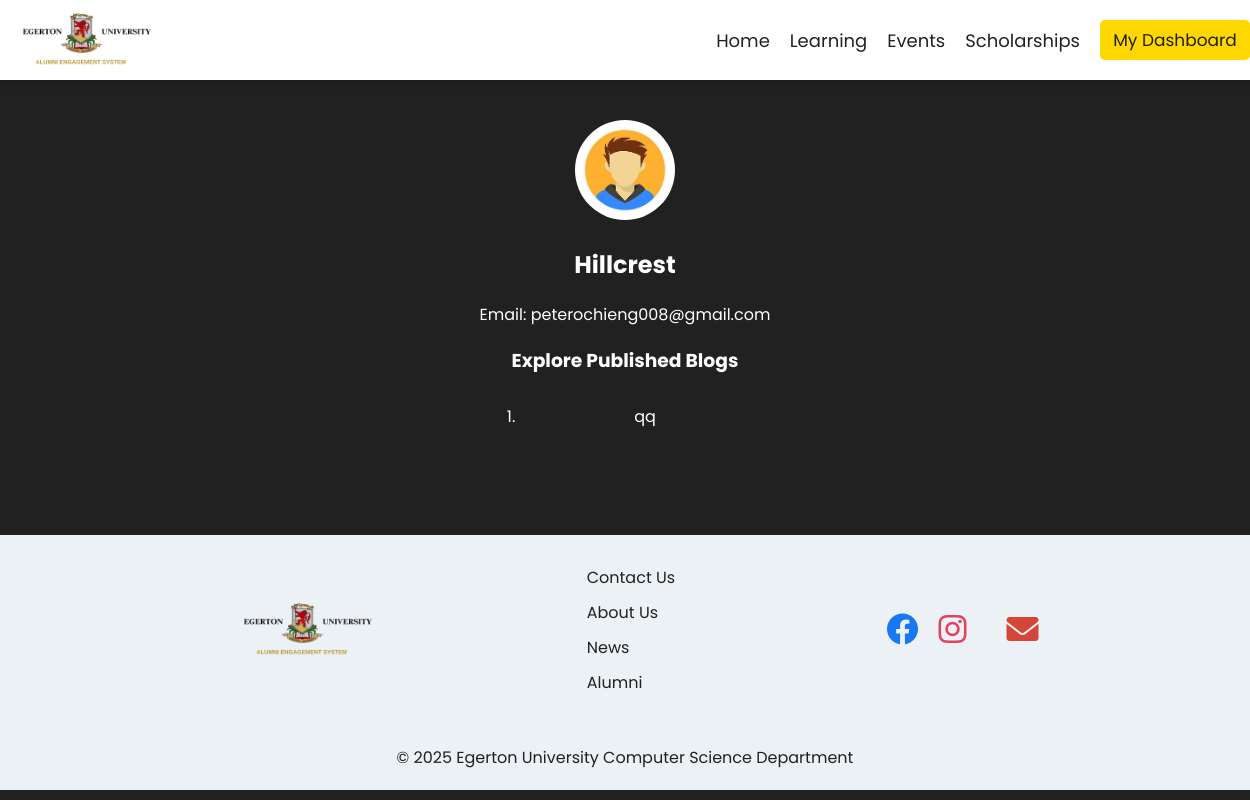
/user/1 (signed in), run on the app's committed database.
### website/models.py (models this page shows, shortened)
class User(db.Model , UserMixin):
    id = db.Column(db.Integer, primary_key = True)
    username = db.Column(db.String(60))
    regno = db.Column(db.String(20))
    year_of_study = db.Column(db.Integer)
    email_address = db.Column(db.String(50))
    password_hash = db.Column(db.String(500))
    date_joined = db.Column(db.DateTime(), default  = datetime.utcnow)
    blogs = db.relationship('Blog', backref='author', lazy=True)
    messages = db.relationship('Messages', backref='author', lazy=True)

class Blog(db.Model):
    id = db.Column(db.Integer, primary_key = True)
    title = db.Column(db.String(100))
    body = db.Column(db.String(1000))
    image = db.Column(db.String(1000))
    date_posted = db.Column(db.DateTime, default = datetime.utcnow)
    user_id = db.Column(db.Integer, db.ForeignKey('user.id') , nullable = False)

### website/views.py (the view)
@views.route('/user/<int:user_id>')
def user_profile(user_id):
    user = User.query.get_or_404(user_id)  # Fetch user details
    blogs = Blog.query.filter_by(user_id=user.id).all()  # Get user blogs
    return render_template('blogger.html', user=user, blogs=blogs)

### website/__init__.py (called while the page is built)
@login_manager.user_loader
def load_user(user_id):
    from .models import User
    return User.query.get(int(user_id))

### website/templates/blogger.html (shortened to what this page needs)
{% extends 'base.html' %}
{% block body %}
<div class="profile-container">
    <img src="../static/images/avatar2.jpeg"
         alt="{{ user.username }}" class="profile-pic-large">
    <h2>{{ user.username }}</h2>
    <p>Email: {{ user.email_address }}</p>
    <h3>Explore Published Blogs</h3>
    <ol>
        {% for blog in blogs %}
        <li style="padding: 10px;"><a href="{{ url_for('views.blog_detail', blog_id=blog.id) }}">{{ blog.title }}</a></li>
        {% else %}
        <p>No blogs published yet.</p>
        {% endfor %}
    </ol>
</div>
{% endblock %}

### website/static/src/input.css (style rules this page uses)
body { position: relative; color: #ffffff; box-sizing: border-box; font-family: 'Poppins', sans-serif; background-color: #212121; margin: 0; display: flex; flex-direction: column; min-height: 100vh; }
a { text-decoration: none; color: inherit; }

### website/templates/blogger.html (style rules this page uses)
.profile-container { text-align: center; max-width: 600px; margin: auto; }
.profile-pic-large { width: 100px; height: 100px; border-radius: 50%; }

### data on the page
User: username "Hillcrest", email_address "peterochieng008@gmail.com"
Blog: title "qq"
